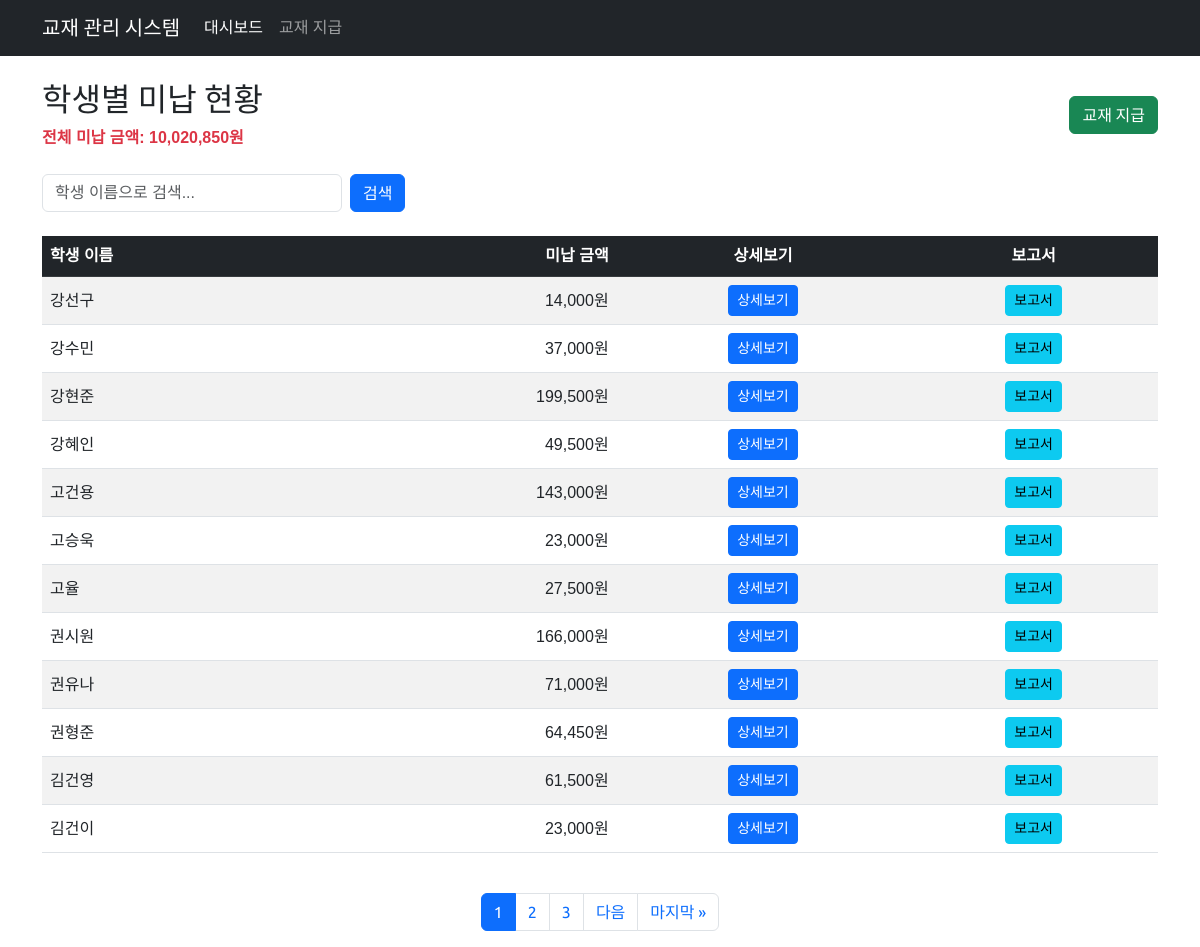
The page /textbook/dashboard/ on the database as committed earlier.
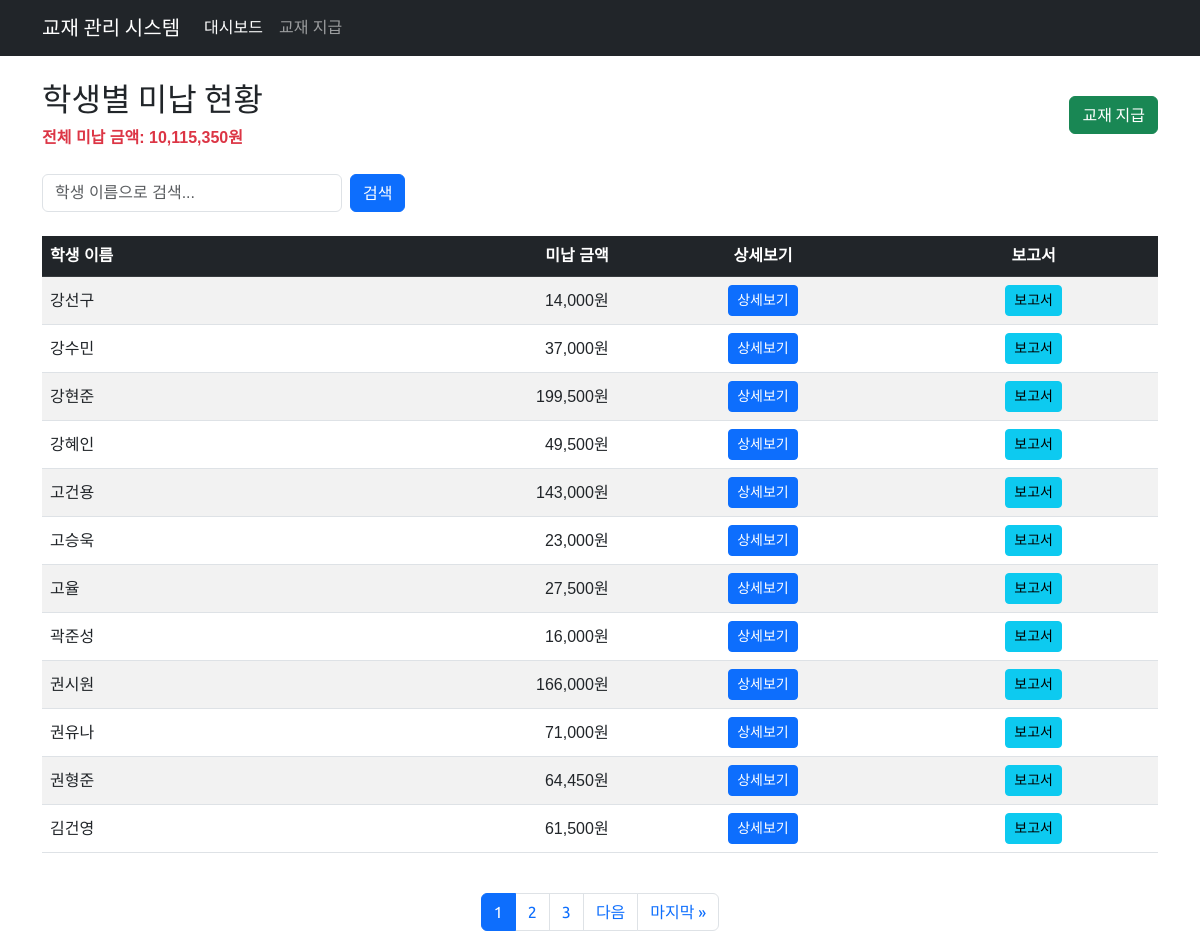
The same page on the database as committed later.
### textbook/models.py (models this page shows, shortened)
class Student(models.Model):
    name = models.CharField(max_length=255, unique=True, verbose_name='학생')
    class Meta:
        db_table = 'student'
        ordering = ['name']
        verbose_name = '학생'
        verbose_name_plural = '학생'

### textbook/views.py (the view)
# urls.py: path('dashboard/', views.dashboard, name='dashboard'),
def dashboard(request):
    search_query = request.GET.get('search', '').strip()
    students = Student.objects.annotate(
        unpaid_amount=Sum(
            'books__price',
            filter=Q(books__payment_date__isnull=True)
        )
    )
    if search_query:
        students = students.filter(name__icontains=search_query)
    students = students.order_by('name')
    total_students = students.count()
    total_unpaid = sum(student.unpaid_amount or 0 for student in students)
    paginator = Paginator(students, 20)  # 한 페이지당 20명
    page = request.GET.get('page')
    try:
        students_page = paginator.page(page)
    except PageNotAnInteger:
        students_page = paginator.page(1)
    except EmptyPage:
        students_page = paginator.page(paginator.num_pages)
    current_page = students_page.number
    total_pages = paginator.num_pages
    page_range = range(max(1, current_page - 2),
                      min(total_pages + 1, current_page + 3))
    context = {
        'students': students_page,
        'search_query': search_query,
        'total_students': total_students,
        'total_unpaid': total_unpaid,
        'page_range': page_range,
        'total_pages': total_pages,
        'current_page': current_page
    }
    return render(request, 'textbook/dashboard.html', context)

### textbook/templates/textbook/dashboard.html (shortened to what this page needs)
{% extends 'textbook/base.html' %}
{% load humanize %}
{% block content %}
<div class="row">
    <div class="col-12">
        <div class="d-flex justify-content-between align-items-center mb-4">
            <div>
                <h2>학생별 미납 현황</h2>
                <p class="text-danger mb-0">
                    <strong>전체 미납 금액: {{ total_unpaid|intcomma }}원</strong>
                </p>
            </div>
            <div class="d-flex gap-2">
                <a href="{% url 'textbook:issue_book' %}" class="btn btn-success">
                    교재 지급
                </a>
            </div>
        </div>
        <div class="mb-4">
            <form method="get" class="d-flex gap-2">
                <input type="search"
                       name="search"
                       class="form-control"
                       placeholder="학생 이름으로 검색..."
                       value="{{ search_query }}"
                       style="max-width: 300px;">
                <button type="submit" class="btn btn-primary">검색</button>
            </form>
        </div>
        <div class="table-responsive">
            <table class="table table-striped table-hover align-middle">
                <thead class="table-dark">
                    <tr>
                        <th>학생 이름</th>
                        <th class="text-end">미납 금액</th>
                        <th class="text-center">상세보기</th>
                        <th class="text-center">보고서</th>
                    </tr>
                </thead>
                <tbody>
                    {% for student in students %}
                    {% if student.unpaid_amount > 0 %}
                    <tr>
                        <td>{{ student.name }}</td>
                        <td class="text-end">{{ student.unpaid_amount|intcomma }}원</td>
                        <td class="text-center">
                            <a href="{% url 'textbook:student_detail' student.id %}"
                               class="btn btn-primary btn-sm">상세보기</a>
                        </td>
                        <td class="text-center">
                            <button type="button" class="btn btn-info btn-sm" data-bs-toggle="modal" data-bs-target="#reportModal{{ student.id }}">
                                보고서
                            </button>
                        </td>
                    </tr>
                    {% endif %}
                    {% endfor %}
                </tbody>
            </table>
        </div>
        {% if students.paginator.num_pages > 1 %}
        <nav aria-label="페이지 탐색" class="mt-4">
            <ul class="pagination justify-content-center">
                {% for p in page_range %}
                <li class="page-item {% if p == current_page %}active{% endif %}">
                    <a class="page-link" href="?page={{ p }}{% if search_query %}&search={{ search_query }}{% endif %}">{{ p }}</a>
                </li>
                {% endfor %}
                {% if students.has_next %}
                <li class="page-item">
                    <a class="page-link" href="?page={{ students.next_page_number }}{% if search_query %}&search={{ search_query }}{% endif %}">다음</a>
                </li>
                <li class="page-item">
                    <a class="page-link" href="?page={{ total_pages }}{% if search_query %}&search={{ search_query }}{% endif %}">마지막 &raquo;</a>
                </li>
                {% endif %}
            </ul>
        </nav>
        {% endif %}
    </div>
</div>
{% endblock %}

### textbook/templates/textbook/base.html (shortened to what this page needs)
<!DOCTYPE html>
<html lang="ko">
<head>
    <link href="https://cdn.jsdelivr.net/npm/bootstrap@5.3.0/dist/css/bootstrap.min.css" rel="stylesheet">
    <link rel="stylesheet" href="https://cdn.jsdelivr.net/npm/flatpickr/dist/flatpickr.min.css">
</head>
<body>
    <nav class="navbar navbar-expand-lg navbar-dark bg-dark">
        <div class="container">
            <a class="navbar-brand" href="{% url 'textbook:dashboard' %}">교재 관리 시스템</a>
            <div class="collapse navbar-collapse" id="navbarNav">
                <ul class="navbar-nav me-auto">
                    <li class="nav-item">
                        <a class="nav-link {% if request.resolver_match.url_name == 'dashboard' %}active{% endif %}"
                           href="{% url 'textbook:dashboard' %}">대시보드</a>
                    </li>
                    <li class="nav-item">
                        <a class="nav-link {% if request.resolver_match.url_name == 'issue_book' %}active{% endif %}"
                           href="{% url 'textbook:issue_book' %}">교재 지급</a>
                    </li>
                </ul>
            </div>
        </div>
    </nav>
    <div class="container mt-4">
        {% block content %}
        {% endblock %}
    </div>
</body>
</html>

### textbook/templates/textbook/base.html (style rules this page uses)
body { font-family: 'Noto Sans KR', sans-serif; }
h1, h2, h3, h4, h5, h6, .navbar-brand, .btn, .pagination { font-family: 'Ubuntu', 'Noto Sans KR', sans-serif; }

Rows that differ between the two databases and show on the page:
no longer on this page (row unchanged): Student: name "김건이", unpaid_amount "23,000"
added Student: name "곽준성", unpaid_amount "16,000"
Other text that changed with them:
{{ total_unpaid|intcomma }}: "10,020,850" → "10,115,350"
